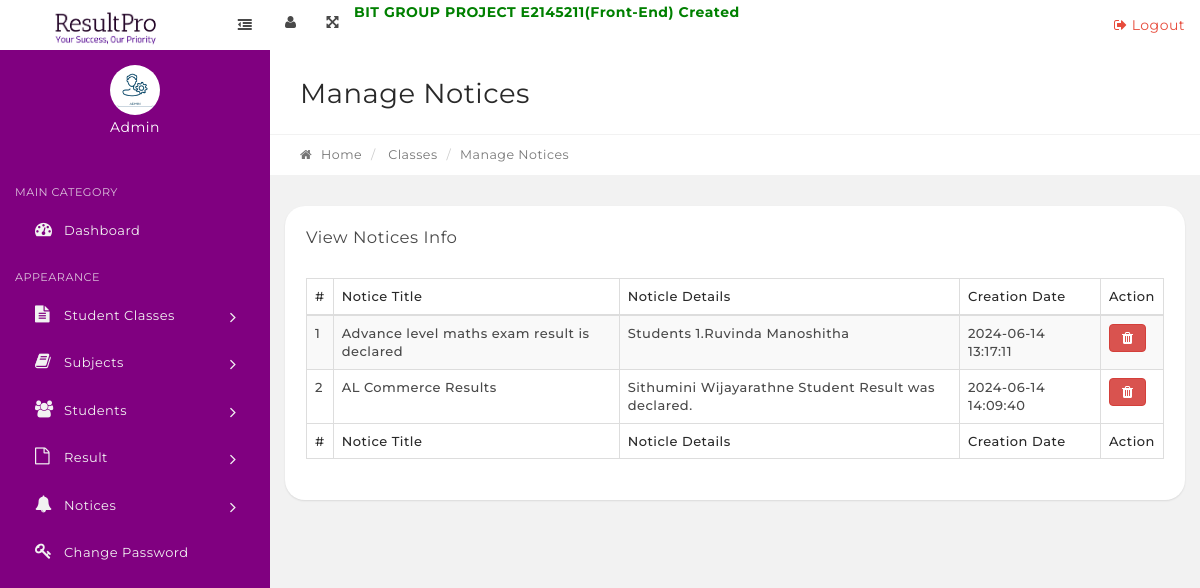
Screenshot of /ResultPro/manage-notices.php with the database file from the repository.
### tables this page shows
CREATE TABLE `tblnotice` (
  `id` int(11) NOT NULL,
  `noticeTitle` varchar(255) DEFAULT NULL,
  `noticeDetails` mediumtext DEFAULT NULL,
  `postingDate` timestamp NULL DEFAULT current_timestamp()
);

### ResultPro/manage-notices.php (the view, shortened to what this page needs)
<?php
include('includes/config.php');
if(strlen($_SESSION['alogin'])==""){
header("Location: index.php");
}else{
?>
<link rel="stylesheet" type="text/css" href="assets/js/DataTables/datatables.min.css"/>
   <?php include('includes/topbar.php');?>
            <div class="content-wrapper">
                <div class="content-container">
<?php include('includes/leftbar.php');?>
                    <div class="main-page">
                        <div class="container-fluid">
                            <div class="row page-title-div">
                                <div class="col-md-6">
                                    <h2 class="title">Manage Notices</h2>
                                </div>
                            </div>
                            <div class="row breadcrumb-div">
                                <div class="col-md-6">
                                    <ul class="breadcrumb">
            							<li><a href="dashboard.php"><i class="fa fa-home"></i> Home</a></li>
                                        <li> Classes</li>
            							<li class="active">Manage Notices</li>
            						</ul>
                                </div>
                            </div>
                        </div>
                        <section class="section">
                            <div class="container-fluid">
                                <div class="row">
                                    <div class="col-md-12">
                                        <div class="panel">
                                            <div class="panel-heading">
                                                <div class="panel-title">
                                                    <h5>View Notices Info</h5>
                                                </div>
                                            </div>
                                            <div class="panel-body p-20">
                                                <table id="example" class="display table table-striped table-bordered" cellspacing="0" width="100%">
                                                    <thead>
                                                        <tr>
                                                            <th>#</th>
                                                            <th>Notice Title</th>
                                                            <th>Noticle Details</th>
                                                            <th>Creation Date</th>
                                                            <th>Action</th>
                                                        </tr>
                                                    </thead>
                                                    <tfoot>
                                                        <tr>
                                                          <th>#</th>
                                                            <th>Notice Title</th>
                                                            <th>Noticle Details</th>
                                                            <th>Creation Date</th>
                                                            <th>Action</th>
                                                        </tr>
                                                    </tfoot>
                                                    <tbody>
<?php $sql = "SELECT * from tblnotice";
$query = $dbh->prepare($sql);
$query->execute();
$results=$query->fetchAll(PDO::FETCH_OBJ);
$cnt=1;
if($query->rowCount() > 0)
{
foreach($results as $result)
{   ?>
<tr>
 <td><?php echo htmlentities($cnt);?></td>
                                                            <td><?php echo htmlentities($result->noticeTitle);?></td>
                                                            <td><?php echo htmlentities($result->noticeDetails);?></td>
                                                            <td><?php echo htmlentities($result->postingDate);?></td>
<td>
<a href="manage-notices.php?id=<?php echo htmlentities($result->id);?>" onclick="return confirm('Do you really want to delete the notice?');" class="btn btn-danger">
    <i class="fa fa-trash" title="Delete this Record"></i> </a>
</td>
</tr>
<?php $cnt=$cnt+1;}} ?>
                                                    </tbody>
                                                </table>
                                            </div>
                                        </div>
                                    </div>
                                                </div>
                                            </div>
                                        </div>
                                    </div>
                                </div>
                            </div>
<?php include('includes/footer.php');?>
<?php } ?>

### rows the page displays
tblnotice: noticeTitle "Advance level maths exam result is declared", noticeDetails "Students 1.Ruvinda Manoshitha", postingDate "2024-06-14 13:17:11"
tblnotice: noticeTitle "AL Commerce Results", noticeDetails "Sithumini Wijayarathne Student Result was declared.", postingDate "2024-06-14 14:09:40"
